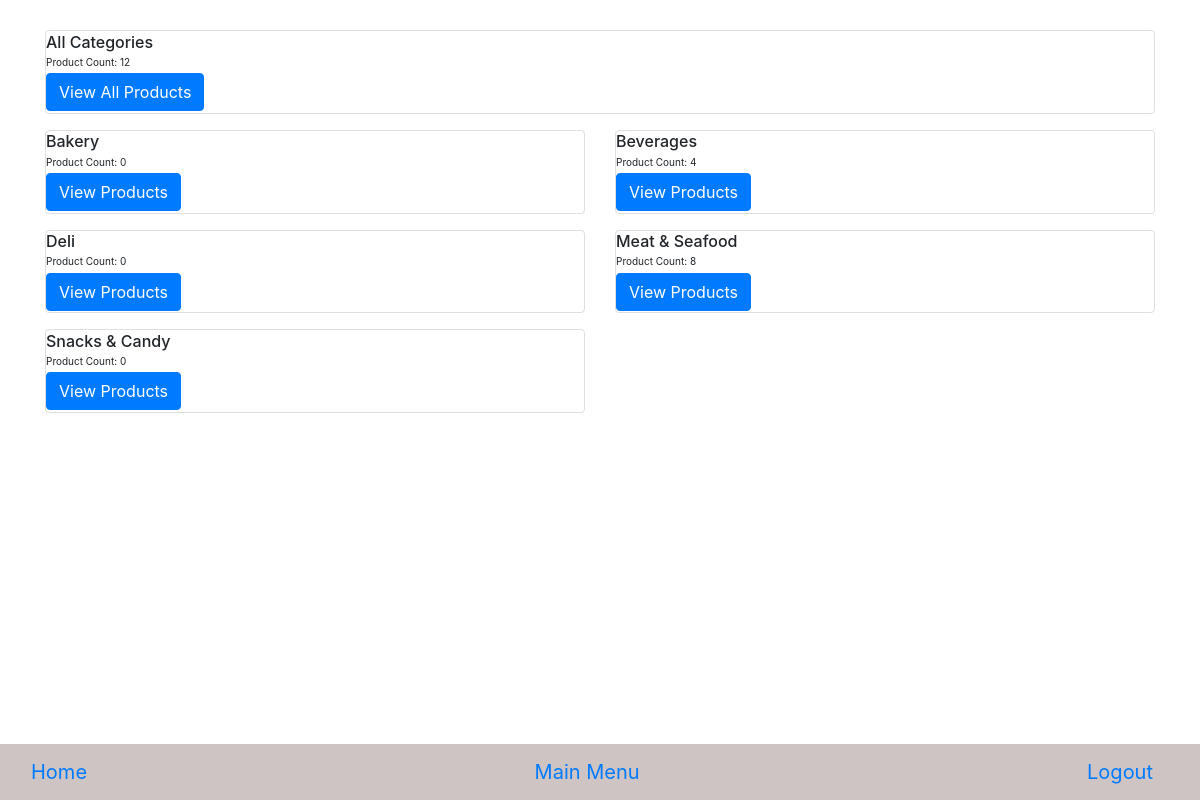
Screenshot of /items (signed in) with the database file from the repository.
### JacksonInventory/models.py (models this page shows)
class Category(db.Model):
    id = db.Column(db.Integer, primary_key=True)
    category = db.Column(db.String(75), unique=True)
    items = db.relationship('Item', backref='category', lazy=True)

### JacksonInventory/routes.py (the view)
@app.route('/items')
@login_required
def items_page():
    query = text('''
    SELECT c.id, c.category, COUNT(i.category_id) AS product_count
    FROM category c
    LEFT JOIN item i ON i.category_id = c.id
    GROUP BY c.id, c.category
    ORDER BY c.category
    ''')
    result = db.session.execute(query)
    categories = result.fetchall()
    total_product_count = db.session.query(func.count()).select_from(Item).scalar()
    return render_template('items.html', categories=categories, total_product_count=total_product_count)

### JacksonInventory/models.py (called while the page is built)
@login_manager.user_loader
def load_user(user_id):
    return User.query.get(int(user_id))

### JacksonInventory/routes.py (called while the page is built)
@app.context_processor
def base():
    form = SearchForm()
    return dict(form=form)

### JacksonInventory/templates/items.html (shortened to what this page needs)
{% extends 'base.html' %}
{% block content %}
<br/></br/>
<div class="container">
  <div class="row justify-content-center">
    <div class="col-12">
      {% if categories %}
      <div class="card mb-3" style="background-color: transparent;">
        <div class="row no-gutters">
          <div class="col-6">
            <div class="card-body">
              <h6 class="card-title">All Categories</h6>
              <p class="card-text">Product Count: {{ total_product_count }}</p>
              <a href="{{ url_for('all_categories_page') }}" class="btn btn-primary">View All Products</a>
            </div>
          </div>
        </div>
      </div>
      {% endif %}
      <div class="row">
        {% for category in categories %}
        <div class="col-6">
          <div class="card mb-3" style="background-color: transparent;">
            <div class="row no-gutters">
              <div class="col-12">
                <div class="card-body">
                  <h6 class="card-title">{{ category[1] }}</h6>
                  <p class="card-text">Product Count: {{ category[2] }}</p>
                  <a href="{{ url_for('category_page', id=category[0]) }}" class="btn btn-primary">View Products</a>
                </div>
              </div>
            </div>
          </div>
        </div>
        {% endfor %}
      </div>
    </div>
  </div>
</div>
{% endblock %}

### JacksonInventory/templates/base.html (shortened to what this page needs)
<!doctype html>
<html lang="en">
<head>
  <link rel="stylesheet" href="https://cdn.jsdelivr.net/npm/bootstrap@4.5.3/dist/css/bootstrap.min.css">
  <link rel="stylesheet" href="https://cdnjs.cloudflare.com/ajax/libs/bootstrap-select/1.14.0/css/bootstrap-select.min.css">
</head>
<body>
  <nav class="navbar navbar-expand-sm custom-navbar">
    <div class="container-fluid">
        <a class="navbar-brand" href="{{ url_for('home_page') }}">Home</a>
        <a class="navbar-brand" href="{{ url_for('mainmenu_page') }}">Main Menu</a>
        {% if current_user.is_authenticated %}
          <a class="navbar-brand" href="{{ url_for('logout_page') }}">Logout</a>
        {% else %}
          <a class="navbar-brand" href="{{ url_for('login_page') }}">Log In</a>
          <a class="navbar-brand" href="{{ url_for('register_page') }}">Register</a>
        {% endif %}
    </div>
</nav>
{% block content %}
{% endblock %}
</body>
</html>

### JacksonInventory/templates/base.html (style rules this page uses)
body { margin-bottom: 56px; }
.navbar { position: fixed; bottom: 0; left: 0; right: 0; z-index: 1000; }
.custom-navbar { background-color: rgba(195, 182, 182, 0.8); }

### JacksonInventory/templates/items.html (style rules this page uses)
body { font-size: 10px; }
.card-body { padding: 0.1rem 0; }
.card-title, .card-text { margin-bottom: 0.2rem; }

### rows the page displays
Category: category "Bakery", category "0"
Category: category "Beverages", category "4"
Category: category "Deli", category "0"
Category: category "Meat & Seafood", category "8"
Category: category "Snacks & Candy", category "0"

### other values shown
{{ total_product_count }} "12"
